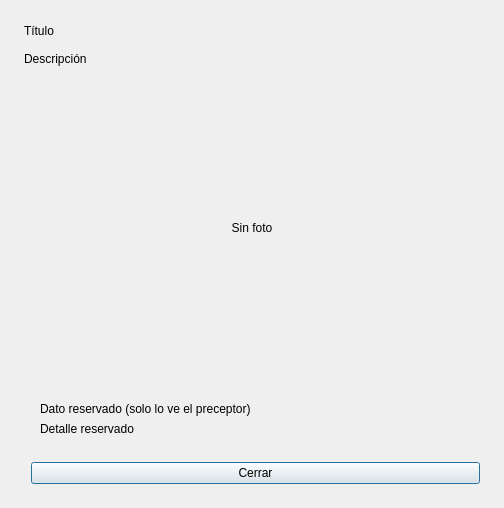
<?xml version="1.0" encoding="UTF-8"?>
<ui version="4.0">
 <class>VentanaDetalle</class>
 <widget class="QDialog" name="VentanaDetalle">
  <property name="windowTitle"><string>Detalle del objeto</string></property>
  <layout class="QVBoxLayout" name="layDetalle">
   <property name="spacing"><number>14</number></property>
   <property name="leftMargin"><number>24</number></property><property name="topMargin"><number>24</number></property><property name="rightMargin"><number>24</number></property><property name="bottomMargin"><number>24</number></property>
   <item>
    <widget class="QLabel" name="lblDetalleTitulo">
     <property name="estilo" stdset="0"><string>titulo</string></property>
     <property name="text"><string>Título</string></property>
     <property name="wordWrap"><bool>true</bool></property>
    </widget>
   </item>
   <item>
    <widget class="QLabel" name="lblDetalleDescripcion">
     <property name="text"><string>Descripción</string></property>
     <property name="alignment"><set>Qt::AlignLeading|Qt::AlignLeft|Qt::AlignTop</set></property>
     <property name="wordWrap"><bool>true</bool></property>
    </widget>
   </item>
   <item>
    <widget class="QFrame" name="frmDetalleFoto">
     <property name="estilo" stdset="0"><string>tarjeta</string></property>
     <layout class="QVBoxLayout" name="layDetalleFoto">
      <property name="leftMargin"><number>8</number></property><property name="topMargin"><number>8</number></property><property name="rightMargin"><number>8</number></property><property name="bottomMargin"><number>8</number></property>
      <item>
       <widget class="QLabel" name="lblDetalleFoto">
        <property name="minimumSize"><size><width>440</width><height>280</height></size></property>
        <property name="maximumSize"><size><width>440</width><height>280</height></size></property>
        <property name="text"><string>Sin foto</string></property>
        <property name="alignment"><set>Qt::AlignCenter</set></property>
       </widget>
      </item>
     </layout>
    </widget>
   </item>
   <item>
    <widget class="QFrame" name="frmDetalleReservado">
     <property name="visible"><bool>false</bool></property>
     <property name="estilo" stdset="0"><string>tarjeta</string></property>
     <layout class="QVBoxLayout" name="layDetalleReservado">
      <property name="spacing"><number>6</number></property>
      <property name="leftMargin"><number>16</number></property><property name="topMargin"><number>12</number></property><property name="rightMargin"><number>16</number></property><property name="bottomMargin"><number>12</number></property>
      <item>
       <widget class="QLabel" name="lblDetalleReservadoTit">
        <property name="estilo" stdset="0"><string>seccion</string></property>
        <property name="text">
<string>Dato reservado (solo lo ve el preceptor)</string>
</property>
       </widget>
      </item>
      <item>
       <widget class="QLabel" name="lblDetalleReservado">
        <property name="text"><string>Detalle reservado</string></property>
        <property name="wordWrap"><bool>true</bool></property>
       </widget>
      </item>
     </layout>
    </widget>
   </item>
   <item>
    <layout class="QHBoxLayout" name="layDetalleBotones">
     <item><spacer name="spDetalleBotones"><property name="orientation"><enum>Qt::Horizontal</enum></property></spacer></item>
     <item>
      <widget class="QPushButton" name="btnDetalleCerrar">
       <property name="text"><string>Cerrar</string></property>
       <property name="toolTip"><string>Cerrar el detalle</string></property>
       <property name="default"><bool>true</bool></property>
      </widget>
     </item>
    </layout>
   </item>
  </layout>
 </widget>
 <resources/>
 <connections/>
</ui>
